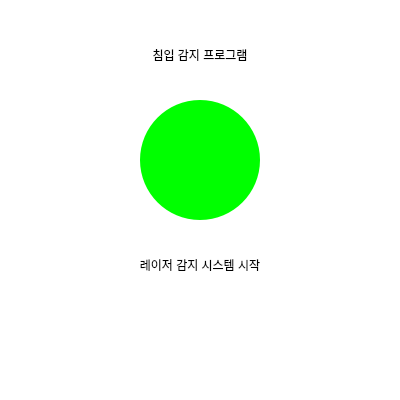
<?xml version="1.0" encoding="UTF-8"?>
<ui version="4.0">
 <class>MainWindow</class>
 <widget class="QMainWindow" name="MainWindow">
  <property name="geometry">
   <rect>
    <x>0</x>
    <y>0</y>
    <width>400</width>
    <height>400</height>
   </rect>
  </property>
  <property name="windowTitle">
   <string>MainWindow</string>
  </property>
  <property name="styleSheet">
   <string notr="true">background-color: rgb(255, 255, 255);</string>
  </property>
  <widget class="QWidget" name="centralwidget">
   <widget class="QLabel" name="label_circle">
    <property name="geometry">
     <rect>
      <x>140</x>
      <y>100</y>
      <width>120</width>
      <height>120</height>
     </rect>
    </property>
    <property name="styleSheet">
     <string notr="true">background-color: rgb(0, 255, 0);
border-radius : 60px;</string>
    </property>
    <property name="text">
     <string/>
    </property>
   </widget>
   <widget class="QLabel" name="label_text">
    <property name="geometry">
     <rect>
      <x>100</x>
      <y>250</y>
      <width>200</width>
      <height>30</height>
     </rect>
    </property>
    <property name="styleSheet">
     <string notr="true">font: 10pt &quot;Arial&quot;;</string>
    </property>
    <property name="text">
     <string>레이저 감지 시스템 시작</string>
    </property>
    <property name="alignment">
     <set>Qt::AlignCenter</set>
    </property>
   </widget>
   <widget class="QLabel" name="label_title">
    <property name="geometry">
     <rect>
      <x>100</x>
      <y>40</y>
      <width>200</width>
      <height>30</height>
     </rect>
    </property>
    <property name="styleSheet">
     <string notr="true">font: 12pt &quot;Arial&quot;;</string>
    </property>
    <property name="text">
     <string>침입 감지 프로그램</string>
    </property>
    <property name="alignment">
     <set>Qt::AlignCenter</set>
    </property>
   </widget>
  </widget>
  <widget class="QMenuBar" name="menubar">
   <property name="geometry">
    <rect>
     <x>0</x>
     <y>0</y>
     <width>400</width>
     <height>26</height>
    </rect>
   </property>
  </widget>
  <widget class="QStatusBar" name="statusbar"/>
 </widget>
 <resources/>
 <connections/>
</ui>
